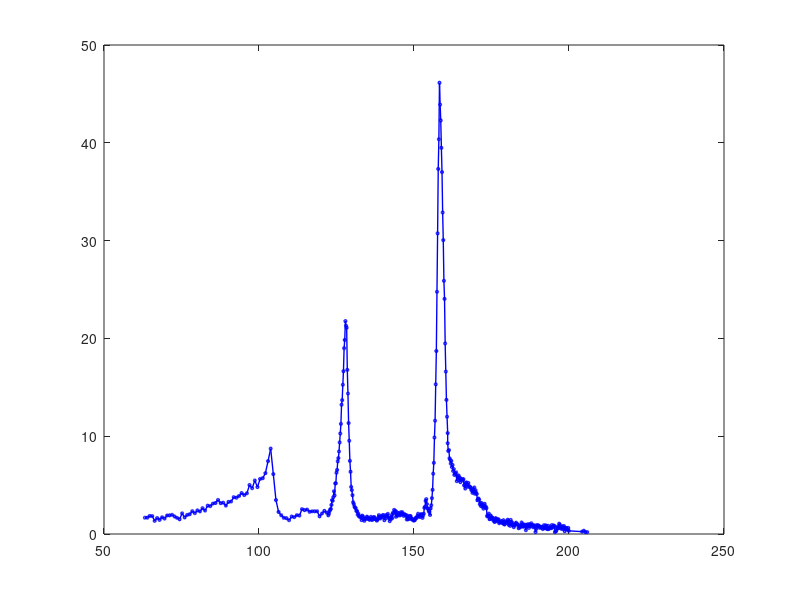

Source code (MATLAB): (Note: this script raises an error after producing the figure.)

% Load the IRTV heat flux data
 
qperp = transpose(importdata('qperp_165288_4000.txt'));
 
s = importdata('s_165288_4000.txt');

% Index data for each SP

idxSP1 = find(s < 115);
idxSP3 = find(s > 145);

idxSP2 = setdiff(1:length(s), [idxSP1; idxSP3]);

% Index data for gap

idxGap = find(s < 170);

% Remove the gap

gap1 = s(idxGap(end));
gap2 = s(idxGap(end)+1);

dgap = gap2 - gap1;

s(idxGap(end)+1:end) = s(idxGap(end)+1:end) - dgap;

figure(10)
plot(s, qperp, '-ob', 'LineWidth', 1, 'MarkerSize', 2)

%.................................
% Fit Eich profile to the SP1 data

qEich = @(q0, S, lambdaQ, s0, qBG, fExp, x) ...
    (q0/2)*exp((S/(2*lambdaQ*fExp))^2 - (-(x-s0))./(lambdaQ*fExp)).*erfc(S/(2*lambdaQ*fExp) - (-(x-s0))./S) + qBG;

ft = fittype(qEich, 'independent', 'x');

options = fitoptions(ft);
options.StartPoint = [10 1.4 0.2 104 1 10];
options.Lower = [0 0 0 0 0 0];
 
fitEich = fit(s(idxSP1), qperp(idxSP1), ft, options);
 
% Extract the coefficients
 
q0      = fitEich.q0;
S       = fitEich.S;
lambdaQ = fitEich.lambdaQ;
s0      = fitEich.s0;
qBG     = fitEich.qBG;
fExp    = fitEich.fExp;

% Define the optimized Eich profile

s_Eich = linspace(0,300,1000);

qperp_Eich = (q0/2)*exp((S/(2*lambdaQ*fExp))^2 - (-(s_Eich - s0))./...
    (lambdaQ*fExp)).*erfc(S/(2*lambdaQ*fExp) - (-(s_Eich - s0))./S) + qBG;

hold on
plot(s_Eich, qperp_Eich, '-r', 'LineWidth', 1)

s_SP1 = fitEich.s0;

%.................................
% Fit Eich profile to the SP2 data

qEich = @(q0, S, lambdaQ, s0, qBG, fExp, x) ...
    (q0/2)*exp((S/(2*lambdaQ*fExp))^2 - (x-s0)./(lambdaQ*fExp)).*erfc(S/(2*lambdaQ*fExp) - (x-s0)./S) + qBG;

ft = fittype(qEich, 'independent', 'x');

options = fitoptions(ft);
options.StartPoint = [35 1.4 0.2 128 1 10];
options.Lower = [0 0 0 0 0 0];
 
fitEich = fit(s(idxSP2), qperp(idxSP2), ft, options);
 
% Extract the coefficients
 
q0      = fitEich.q0;
S       = fitEich.S;
lambdaQ = fitEich.lambdaQ;
s0      = fitEich.s0;
qBG     = fitEich.qBG;
fExp    = fitEich.fExp;

% Define the optimized Eich profile

s_Eich = linspace(0,300,1000);

qperp_Eich = (q0/2)*exp((S/(2*lambdaQ*fExp))^2 - (s_Eich - s0)./...
    (lambdaQ*fExp)).*erfc(S/(2*lambdaQ*fExp) - (s_Eich - s0)./S) + qBG;

hold on
plot(s_Eich, qperp_Eich, '-r', 'LineWidth', 1)

s_SP2 = fitEich.s0;

%.................................
% Fit Eich profile to the SP3 data

qEich = @(q0, S, lambdaQ, s0, qBG, fExp, x) ...
    (q0/2)*exp((S/(2*lambdaQ*fExp))^2 - (x-s0)./(lambdaQ*fExp)).*erfc(S/(2*lambdaQ*fExp) - (x-s0)./S) + qBG;

ft = fittype(qEich, 'independent', 'x');

options = fitoptions(ft);
options.StartPoint = [70 1.4 0.2 158, 1, 10];
options.Lower = [0 0 0 0 0 0 ];
 
fitEich = fit(s(idxSP3), qperp(idxSP3), ft, options);
 
% Extract the coefficients
 
q0      = fitEich.q0;
S       = fitEich.S;
lambdaQ = fitEich.lambdaQ;
s0      = fitEich.s0;
qBG     = fitEich.qBG;
fExp    = fitEich.fExp;

% Define the optimized Eich profile

s_Eich = linspace(0,300,1000);

qperp_Eich = (q0/2)*exp((S/(2*lambdaQ*fExp))^2 - (s_Eich - s0)./...
    (lambdaQ*fExp)).*erfc(S/(2*lambdaQ*fExp) - (s_Eich - s0)./S) + qBG;

hold on
plot(s_Eich, qperp_Eich, '-r', 'LineWidth', 1)

s_SP3 = fitEich.s0;

% % Plot the data and fit
% 
% figure(2)
% plot(s, qperp, '-ob', 'LineWidth', 1, 'MarkerSize', 2)
% 
% hold on
% plot(s_Eich, qperp_Eich, '-g', 'LineWidth', 1)
 
xlim([min(s) max(s)])

xlabel('Distance s [cm]')
ylabel('Heat Flux [W/cm^2]')


% MAPPING

HeatFluxMapping_RegressionTree

rxP_EST = predict(rtree_rxP, 0.01*[s_SP1 s_SP2 s_SP3]);
rxS_EST = predict(rtree_rxS, 0.01*[s_SP1 s_SP2 s_SP3]);
zxP_EST = predict(rtree_zxP, 0.01*[s_SP1 s_SP2 s_SP3]);
zxS_EST = predict(rtree_zxS, 0.01*[s_SP1 s_SP2 s_SP3]);

